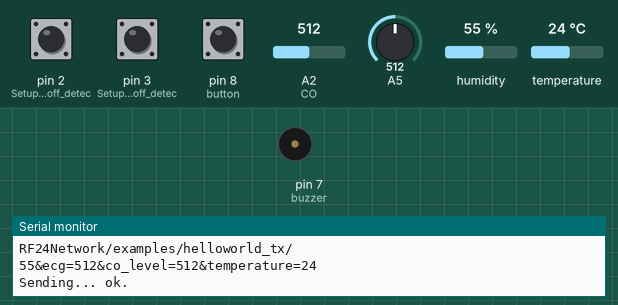
This sketch was run on a simulated Arduino Uno, built with avr-gcc and run on an emulated ATmega328P. Shown: buzzer (waves = sounding, pin HIGH), the last lines printed to the serial monitor. Inputs (shaded band) come from the test bench; at power-on: humidity 55 %, pin 8 (button) HIGH, pin 2 (Setup_for_leads_off_detec) LOW, pin 3 (Setup_for_leads_off_detec) LOW, A2 (CO) = 512, A5 = 512, temperature 24 °C. No radio packets arrive unless stated.

Above: at 2.8 s.
2.9 s: humidity set to 64 %
7.2 s: humidity set to 67 %
At 10.9 s:
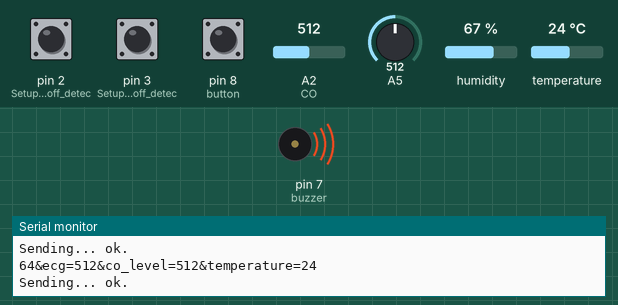
13.6 s: humidity set to 22 %
16.3 s: pin 8 (button) pulled LOW for 2.35 s
20.1 s: pin 2 (Setup_for_leads_off_detec) pulled HIGH for 2.35 s
At 26.3 s:
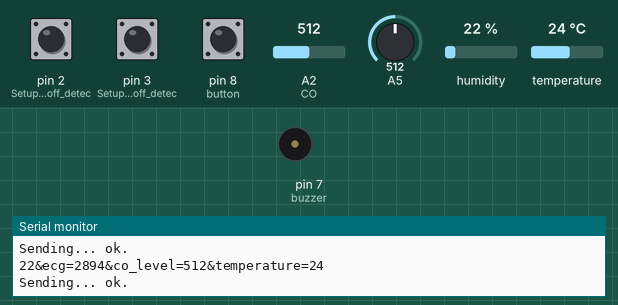
Timing chart, 0 to 27.8 s (numbered marks = the images above; inputs shaded):
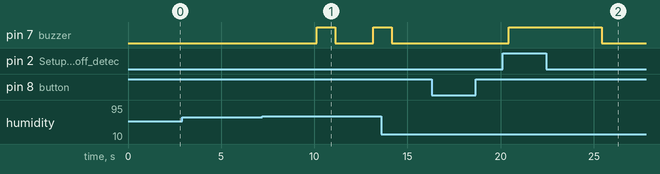

Measured:
- the behaviour switches between 65 and 66 % on humidity (found by bisection; images 0 and 1)
- after the input at 7.2 s, pin 7 (buzzer): LOW → HIGH after 2.9 s, → LOW 1.0 s later, → HIGH 2.0 s later
- after the input at 20.1 s, pin 7 (buzzer): LOW → HIGH after 0.33 s, → LOW 5.0 s later

The sketch:

Tx.ino
```cpp
// (licence header left out)
/**
 * Simplest possible example of using RF24Network
 *
 * TRANSMITTER NODE
 * Every 2 seconds, send a payload to the receiver node.
 */

#include <SPI.h>
#include <RF24.h>
#include <RF24Network.h>
#include "DHT.h"
#define DHTPIN 4
#define CO A2
#define buzzer 7
#define DHTTYPE DHT11
#define button 8

DHT dht(DHTPIN, DHTTYPE);

RF24 radio(5, 10);  // nRF24L01(+) radio attached using Getting Started board

RF24Network network(radio);  // Network uses that radio

const uint16_t this_node = 01;   // Address of our node in Octal format
const uint16_t other_node = 00;  // Address of the other node in Octal format

const unsigned long interval = 2000;  // How often (in ms) to send 'hello world' to the other unit

unsigned long last_sent;     // When did we last send?
unsigned long packets_sent;  // How many have we sent already

int panic=0;

struct payload_t {  // Structure of our payload
  int pulse;
  int temperature;
  int humidity;
  int gas;
  int panic;
  unsigned long counter;
};

void setup(void) {
  Serial.begin(115200);
  dht.begin();
  pinMode(CO,INPUT);
  pinMode(buzzer,OUTPUT);
  pinMode(2, INPUT); // Setup for leads off detection LO +
  pinMode(3, INPUT); // Setup for leads off detection LO -
  pinMode(button,INPUT_PULLUP);

  while (!Serial) {
    // some boards need this because of native USB capability
  }
  Serial.println(F("RF24Network/examples/helloworld_tx/"));

  if (!radio.begin()) {
    Serial.println(F("Radio hardware not responding!"));
    while (1) {
      // hold in infinite loop
    }
  }
  //radio.setPALevel(RF24_PA_MIN);
  radio.setChannel(90);
  network.begin(/*node address*/ this_node);
}

void loop() {

  int pulse;
  int h = dht.readHumidity();

  // Read temperature as Celsius (the default)
  int t = dht.readTemperature();

  int   Gas=analogRead(CO);
// Serial.print("Gas=");
// Serial.println(Gas);
delay(2000);
  //put your main code here, to run repeatedly:


//---------------------------------panic button

int PanicSwitch=digitalRead(button);
if(PanicSwitch==LOW)
{
Serial.println("Miner'alert");
panic=1;
RF24NetworkHeader header(/*to node*/ other_node);
bool ok = network.write(header, &panic, sizeof(panic));
Serial.println(ok ? F("miner alert") : F("failed panic tx."));
delay(200);
}

if((digitalRead(2) == 1)||(digitalRead(3) == 1)){
//Serial.println();
}
else{
// send the value of analog input 0:
 pulse=analogRead(A5);
//  Serial.print("pulse=");
//  Serial.println(pulse);


 }
 if(h>65||t>65)
{
digitalWrite(buzzer,HIGH);
delay(1000);
digitalWrite(buzzer,LOW);
}
if(CO>35)
{
  digitalWrite(buzzer,HIGH);
delay(3000);
digitalWrite(buzzer,LOW);
}
if(pulse>700)
{
digitalWrite(buzzer,HIGH);
delay(5000);
digitalWrite(buzzer,LOW);
}

Serial.print(h);
Serial.print("&ecg=");
Serial.print(pulse);
Serial.print("&co_level=");
Serial.print(Gas);
Serial.print("&temperature=");
Serial.println(t);


//----------------------------------------

  network.update();  // Check the network regularly

  unsigned long now = millis();

  // If it's time to send a message, send it!
  if (now - last_sent >= interval) {
    last_sent = now;

     //myPayload= "humidity= " + String (h) + "gas = "+ String (Gas) + "temp= " + String(t);

    Serial.print(F("Sending... "));
    payload_t payload = { pulse,t,h,Gas,panic,packets_sent++ };
    //payload_t payload = { 22,packets_sent++ };
    RF24NetworkHeader header(/*to node*/ other_node);
    bool ok = network.write(header, &payload, sizeof(payload));
    Serial.println(ok ? F("ok.") : F("failed."));

  }
}
```
